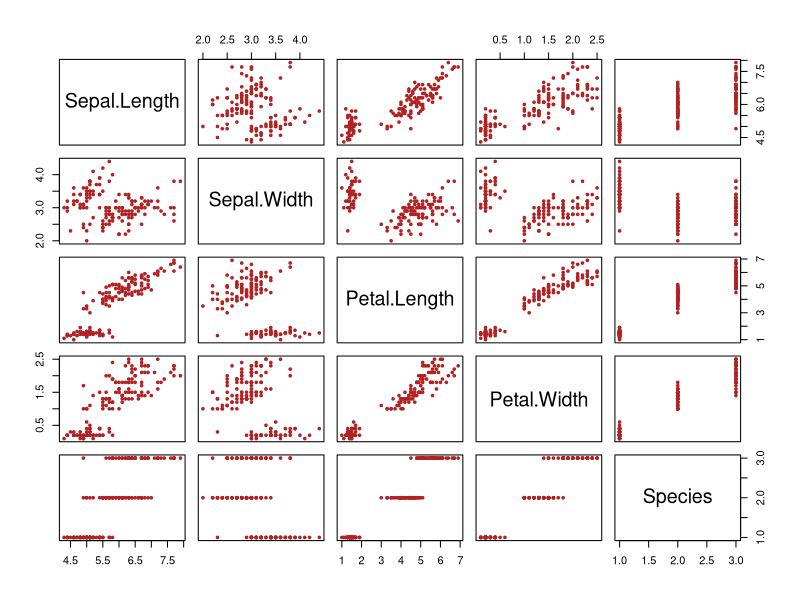

R code for this plot:
## ---- chunk 1
plot(iris, pch=20, cex=.8, col="firebrick"
     )


